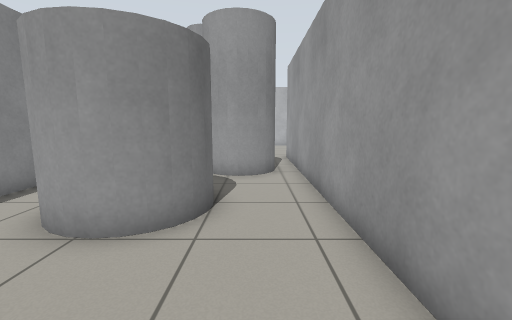
view 1 (above)

23 first-person views from a walk through a robot-simulator world made for Gazebo. The camera is 0.94 m above the floor, tilts 8° down and sees 90° across. The floor is counted in squares, 0.5 m on a side. Each view is taken from the middle of a square. On the plan, view 1 faces up. The plan holds only what a view shows up to about 15 squares ahead; the rest is blank. The place goes on beyond the plan.

view 2
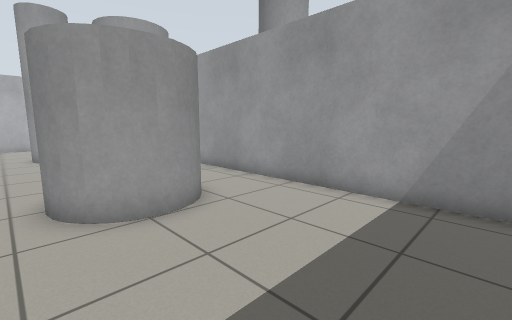

view 3
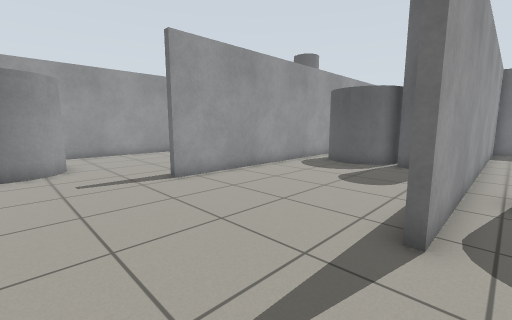

view 4
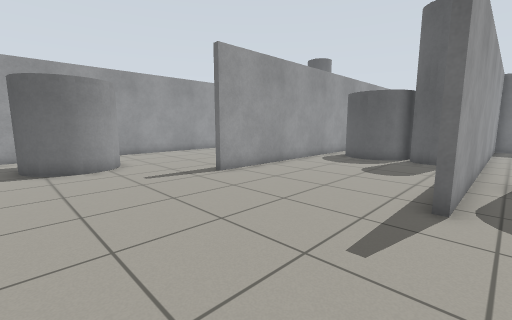

view 5
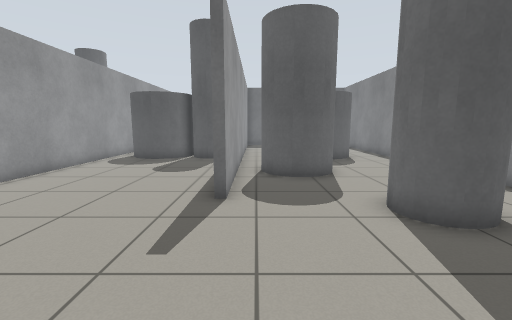

view 6
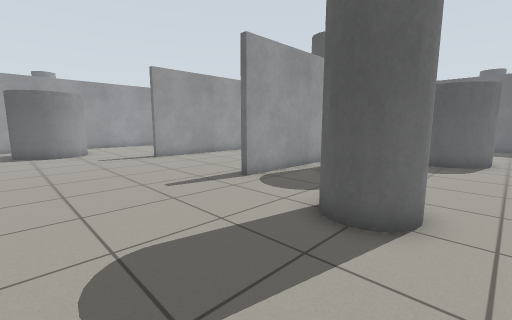

view 7
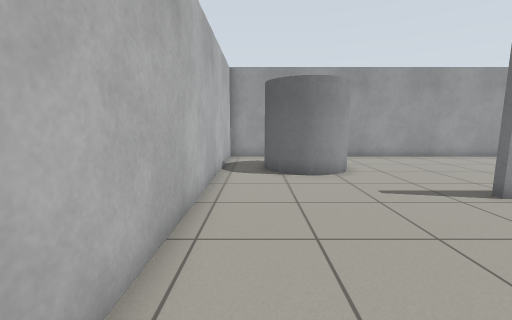

view 8
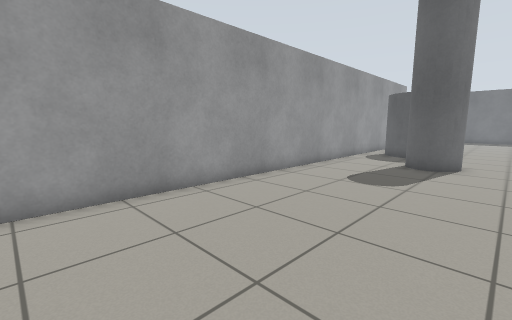

view 9
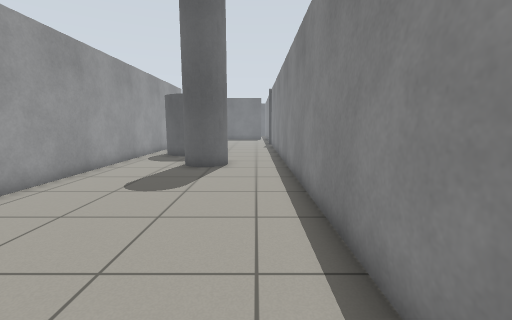

view 10
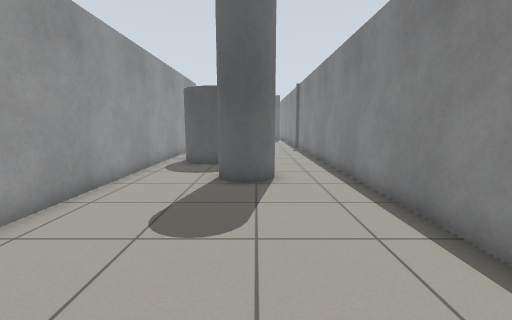

view 11
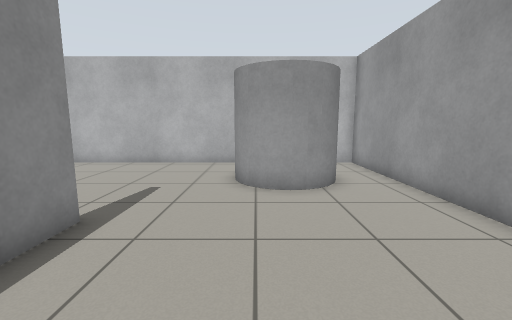

view 12
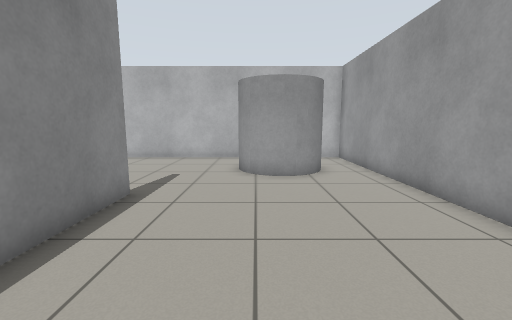

view 13
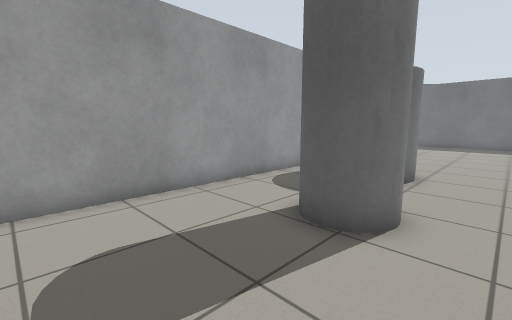

view 14
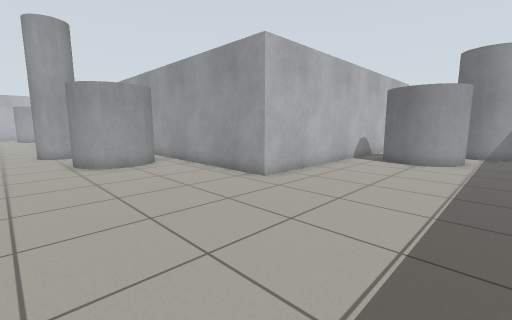

view 15
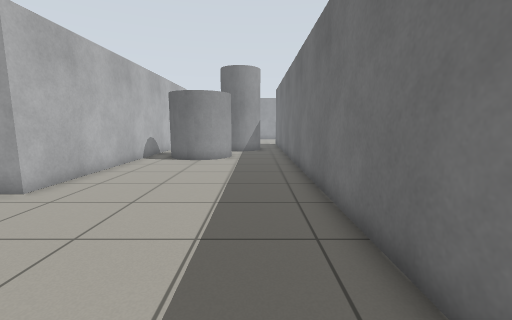

view 16
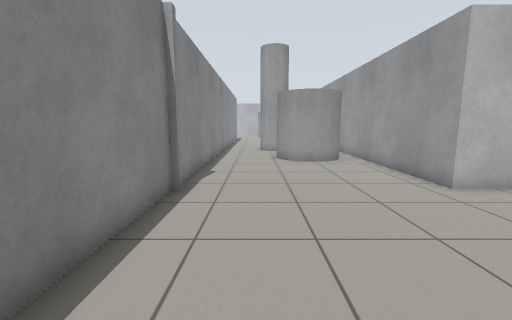

view 17
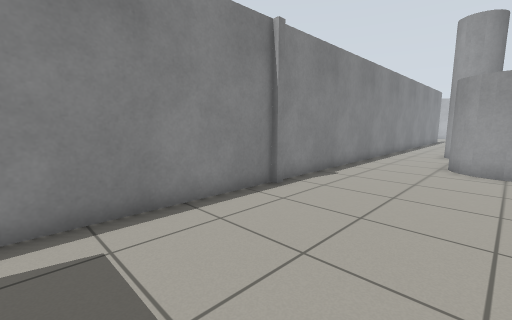

view 18
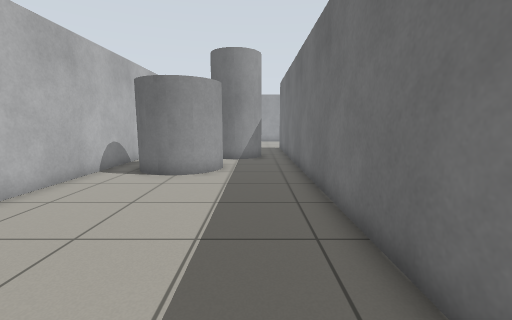

view 19
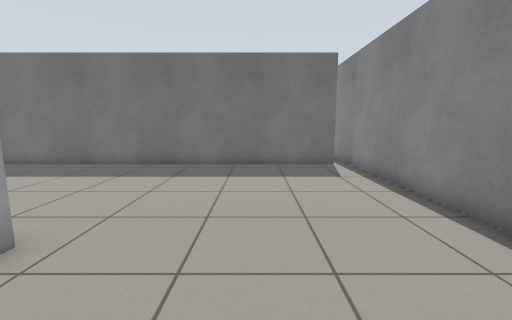

view 20
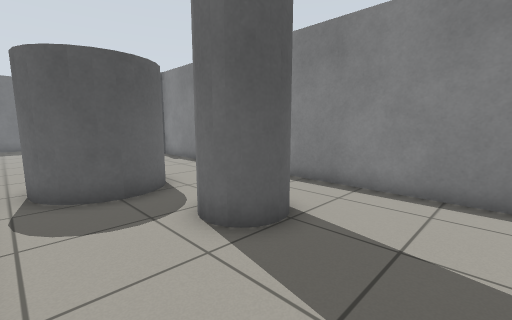

view 21
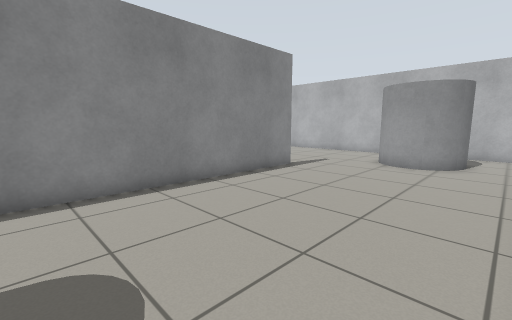

view 22
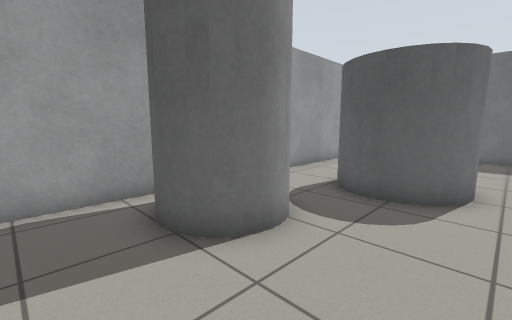

view 23
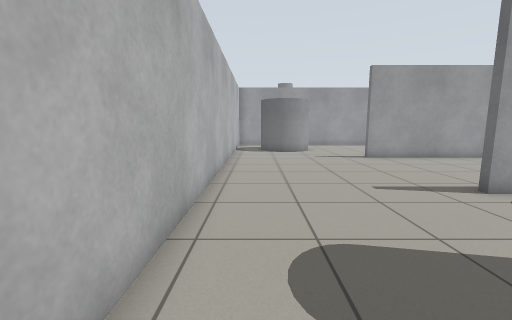

### Floor plan
Key: @ floor where view 1 was taken; # wall or solid block; . floor; C grey cylinder.
Columns run from 5 left of view 1 to 26 right of it. Each row starts with its distance up from view 1.
 23  #####   #########  ####
 22      ###################
 21 . .................C...#
 20   ................CC ..#
 19 .................CC  C.#
 18 .................CC CC.#
 17 ..C...............CCC..#
 16 .CCC...................#
 15 .CCC...................#
 14 .......#......##.......#
 13 .......#......##.......#
 12 ....CC.#......##.......#
 11 ...C CC#......##.......#
 10 ...CCCC#......##.......#
  9 ....CC.#......##.......#
  8 .......#......##.......#
  7 .CCCC..#CCCCCC##.......#
  6 .C  C..#CCC  C##.......#
  5 .C CC..#CCC   ##.......#
  4 .CCC...#      ##.......#
  3 .......#      ##.......#
  2 .......#      ##..CC...#
  1 .......#      ##.CCC...#
  0 .....@.#      ##..CC...#
 -1 .. ....#      ##.......#
 -2 ##    ##       #...CCC.#
 -3                #..C  CC#
 -4                #..CC CC#
 -5                #...CCC.#
 -6                #.......#
 -7                #.......#
 -8                #.......#
 -9                #.......#
-10                #.......#
-11               ##.......#########
-12               ##..............C
-13               ##.............CC
-14               ##.............CC
-15               ##..............CC
-16               ##...............C
-17               ##................
-18                #................
-19                #################
-20                #
-21                #

Where each view was taken, in squares from view 1:
view 1: 0 up, 0 right, facing up
view 2: 1 down, 5 left, facing up-right
view 3: 19 up, 1 right, facing down-right
view 4: 21 up, 1 right, facing down-right
view 5: 21 up, 1 right, facing down
view 6: 21 up, 5 left, facing down-right
view 7: 21 up, 3 right, facing right
view 8: 14 up, 11 right, facing down-right
view 9: 13 up, 11 right, facing down
view 10: 10 up, 13 right, facing down
view 11: 10 up, 13 right, facing up
view 12: 8 up, 13 right, facing up
view 13: 6 up, 11 right, facing down-right
view 14: 17 down, 11 right, facing up-right
view 15: 17 down, 11 right, facing right
view 16: 18 down, 12 right, facing up
view 17: 17 down, 15 right, facing up-left
view 18: 17 down, 15 right, facing right
view 19: 7 down, 14 right, facing down
view 20: 5 up, 17 right, facing down-left
view 21: 5 up, 17 right, facing up-left
view 22: 14 up, 5 left, facing down-right
view 23: 21 up, 5 left, facing right
